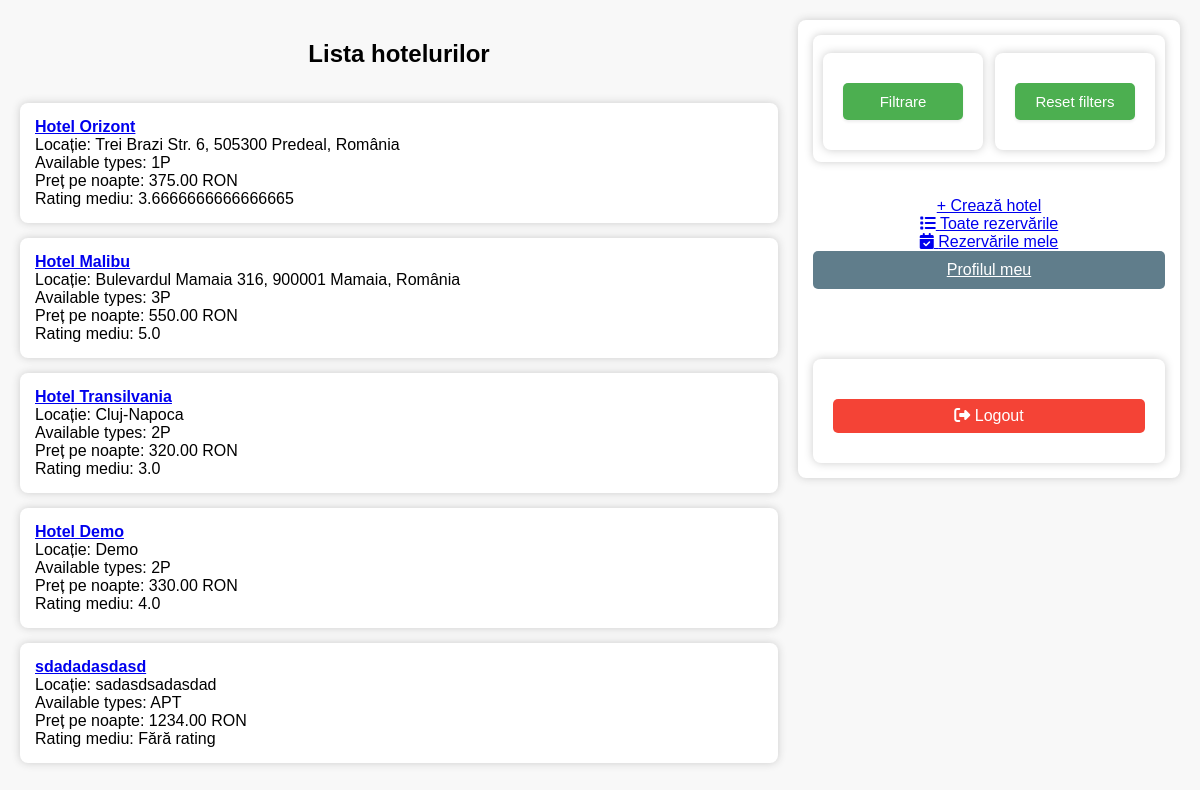
The page /booking/hotels/ (signed in) on the database its author committed.
### booking/models/hotel.py (models this page shows, shortened)
class Hotel(models.Model):
    HOTEL_TYPES = [
        ('1P', 'Cameră pentru 1 persoană'),
        ('2P', 'Cameră pentru 2 persoane'),
        ('3P', 'Cameră pentru 3 persoane'),
        ('APT', 'Apartament'),
    ]
    name = models.CharField(max_length=100)
    location = models.CharField(max_length=100)
    description = models.TextField()
    available_types = models.CharField(max_length=3, choices=HOTEL_TYPES)
    price_per_night = models.DecimalField(max_digits=7, decimal_places=2)
    is_active = models.BooleanField(default=True)
    photo_url = models.URLField(blank=True, null=True)

### booking/views/hotel_views.py (the view)
# urls.py: path("hotels/", views.hotels_view, name="hotels"),
@login_required
def hotels_view(request):
    hotels = Hotel.objects.annotate(avg_rating=Avg('reservation__hotelreview__rating'))
    location = request.GET.get('location')
    room_type = request.GET.get('room_type')
    max_price = request.GET.get('max_price')
    min_rating = request.GET.get('min_rating')
    if location:
        hotels = hotels.filter(location__icontains=location)
    if room_type:
        hotels = hotels.filter(available_types__icontains=room_type)
    if max_price:
        hotels = hotels.filter(price_per_night__lte=max_price)
    if min_rating:
        hotels = hotels.filter(avg_rating__gte=min_rating)
    return render(request, 'booking/hotels.html', {'hotels': hotels})

### booking/templates/booking/hotels.html (shortened to what this page needs)
{% load static %}
<!DOCTYPE html>
<html>
<head>
    <link rel="stylesheet" href="{% static 'booking/styles.css' %}">
    <link href="https://cdnjs.cloudflare.com/ajax/libs/font-awesome/6.5.0/css/all.min.css" rel="stylesheet">
</head>
<body>
<div class="container">
    <div class="left-column">
        <h2>Lista hotelurilor</h2>
        {% if hotels %}
            {% for hotel in hotels %}
                <div class="hotel-card">
                    <a href="{% url 'hotel_detail' hotel.id %}">
                    <strong>{{ hotel.name }}</strong>
                    </a><br>
                    Locație: {{ hotel.location }}<br>
                    Available types: {{ hotel.available_types }}<br>
                    Preț pe noapte: {{ hotel.price_per_night }} RON<br>
                    Rating mediu: {{ hotel.avg_rating|default:"Fără rating" }}
                </div>
            {% endfor %}
        {% else %}
            <p>Nu există hoteluri care să corespundă criteriilor.</p>
        {% endif %}
    </div>
    <div class="right-column">
        <div class="filter-buttons-wrapper">
            <div class="filter-buttons">
                <form method="get" style="display:inline;">
                    <button class="filter-btn" type="button" onclick="toggleFilter()">Filtrare</button>
                </form>
                <form method="get" style="display:inline;">
                    <button class="filter-btn" type="submit">Reset filters</button>
                </form>
            </div>
        </div>
        {% if request.user.is_staff %}
        <div style="margin-top: 20px;">
            <a href="{% url 'create_hotel' %}" class="btn btn-success w-100">+ Crează hotel</a>
        </div>
        <div class="mt-4 d-grid">
            <a href="{% url 'admin_reservations' %}" class="btn btn-danger btn-lg">
                <i class="fas fa-list me-2"></i> Toate rezervările
            </a>
        </div>
        {% endif %}
        <div class="mt-4 d-grid">
            <a href="{% url 'my_reservations' %}" class="btn btn-primary btn-lg">
                <i class="fas fa-calendar-check me-2"></i> Rezervările mele
            </a>
        </div>
        <a href="{% url 'my_profile' %}" style="margin-bottom: 20px; background:#607D8B; color:white; padding:10px 15px; border-radius:5px;">Profilul meu</a>
        <form action="{% url 'logout' %}" method="post">
            <button type="submit" style="width: 100%; padding: 8px; background-color: #f44336; color: white; border: none; border-radius: 5px; margin-top: 20px;">
                <i class="fas fa-sign-out-alt"></i> Logout
            </button>
        </form>
    </div>
</div>
</body>
</html>

### booking/static/booking/styles.css (style rules this page uses)
body { font-family: Arial, sans-serif; background-color: #f8f8f8; margin: 0; padding: 0; text-align: center; }
form { background-color: white; display: inline-block; padding: 20px; border-radius: 8px; box-shadow: 0 0 10px #ccc; margin-top: 50px; }
input, button { display: block; width: 200px; margin: 10px auto; padding: 8px; font-size: 16px; }
button { background-color: #4CAF50; color: white; border: none; cursor: pointer; }

### booking/templates/booking/hotels.html (style rules this page uses)
body { margin: 0; font-family: Arial, sans-serif; background: #f8f8f8; }
.container { display: flex; padding: 20px; gap: 20px; min-height: 100vh; }
.left-column { flex: 4; display: flex; flex-direction: column; gap: 15px; }
.hotel-card { background: white; padding: 15px; border-radius: 8px; box-shadow: 0 0 8px #ccc; text-align: left; }
.right-column { flex: 1; background: white; padding: 15px; border-radius: 8px; box-shadow: 0 0 8px #ccc; height: fit-content; display: flex; flex-direction: column; align-items: stretch; }
.filter-buttons-wrapper { background: #fff; border-radius: 8px; box-shadow: 0 0 8px #ccc; padding: 18px 10px 12px 10px; margin-bottom: 15px; display: flex; justify-content: center; gap: 12px; }
.filter-buttons { display: flex; gap: 12px; }
.filter-btn { width: 120px; padding: 10px; font-size: 15px; font-weight: 500; cursor: pointer; border: none; border-radius: 5px; background-color: #4CAF50; color: white; transition: background 0.2s, box-shadow 0.2s; box-shadow: 0 2px 3px #eee; }
.filter-buttons form { margin: 0; display: inline; }

### rows shown on the page
Hotel: name "Hotel Orizont", location "Trei Brazi Str. 6, 505300 Predeal, România", available_types "1P", price_per_night "375.00", avg_rating "3.6666666666666665"
Hotel: name "Hotel Malibu", location "Bulevardul Mamaia 316, 900001 Mamaia, România", available_types "3P", price_per_night "550.00", avg_rating "5.0"
Hotel: name "Hotel Transilvania", location "Cluj-Napoca", available_types "2P", price_per_night "320.00", avg_rating "3.0"
Hotel: name "Hotel Demo", location "Demo", available_types "2P", price_per_night "330.00", avg_rating "4.0"
Hotel: name "sdadadasdasd", location "sadasdsadasdad", available_types "APT", price_per_night "1234.00", avg_rating "Fără rating"
